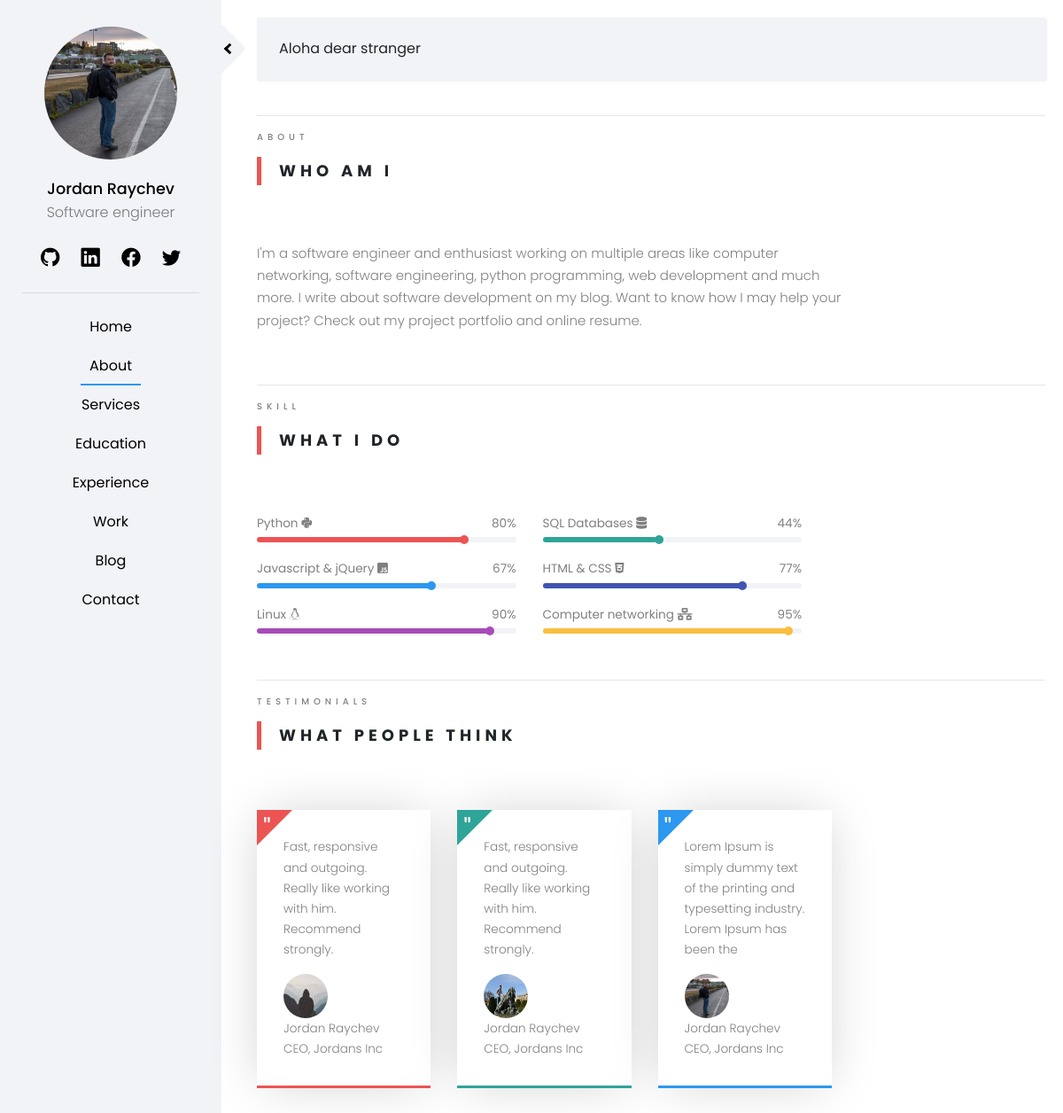
Screenshot of /pages/about/ with the database file from the repository.
### staticpages/models.py (models this page shows, shortened)
class Skills(models.Model):
    skill_name = models.CharField(max_length=50)
    skill_percent = models.CharField(max_length=50)
    skill_class = models.CharField(max_length=50)
    skill_color = models.CharField(default='red', max_length=50)

class Testimonials(models.Model):
    quote_text = models.TextField(max_length=100)
    quote_author = models.CharField(max_length=20)
    quote_author_company = models.CharField(max_length=20)
    quote_author_image = models.ImageField(default='quote_images/default.jpg', upload_to='quote_images')
    quote_color = models.CharField(default='red', max_length=50)

### staticpages/views.py (the view)
# urls.py: path('about/', AboutView.as_view(), name='about'),
class AboutView(TemplateView):
    template_name = 'staticpages/about.html'
    def get_context_data(self, **kwargs):
        context =  super(AboutView,self).get_context_data(**kwargs)
        skills = Skills.objects.all()
        quotes = Testimonials.objects.all()
        context['skills'] = skills
        context['quotes'] = quotes
        return context

### templates/staticpages/about.html (shortened to what this page needs)
{% extends 'home/base.html' %}
{% load crispy_forms_tags %}
{% load static %}
{% block content %}
<div class = "row">
    <div class = "col-sm-12">
        <span class="heading-meta">About</span>
        <h2 class="heading">Who Am I</h2>
    </div>
</div>
<div class = "container-fluid">
    <div class="row">
        <div class = "container-text">
            <p>
                I'm a software engineer and enthusiast working on multiple areas like computer networking, software engineering,
                python programming, web development and much more.
                I write about software development on my blog.
                Want to know how I may help your project? Check out my project portfolio and online resume.
            </p>
        </div>
    </div>
</div>
<hr>
<div class = "row">
    <div class = "col-sm-12">
        <span class="heading-meta">Skill</span>
        <h2 class="heading">What I Do</h2>
    </div>
</div>
<div class = "container-fluid">
<div class="row progress-row">
    {% for skill in skills %}
    <div class = "col-xl-6 floatLeft">
        <div class = "progress-box">
            <div class="flex-box">
                 <span class = "skill-name"> {{skill.skill_name}} <i class=" {{ skill.skill_class }} "></i> </span>
                <span class = "skill-percent"> {{ skill.skill_percent }}%</span>
            </div>
            <div class = "progress-full">
                <div class = "progress-active {{ skill.skill_color }}">
                </div>
            </div>
        </div>
    </div>
    {% endfor %}
</div>
</div>
<hr>
<div class = "row">
    <div class = "col-sm-12">
        <span class="heading-meta">Testimonials</span>
        <h2 class="heading">What people think</h2>
    </div>
</div>
<div class = "container-fluid">
    <div class="row quote-row">
        <div class = col-xl-9>
            <div class = "row">
                {% for quote in quotes %}
                    <div class = "col-xl-4">
                        <div class = "quote-box" style = "border-bottom: 3px solid; border-color: {{ quote.quote_color }};">
                            <span> " </span>
                            <div class = "quote-desc">
                                <p>{{ quote.quote_text }}</p>
                            </div>
                            <div class = "row quote">
                                <div class = "quote-from">
                                    <img src = "{{ quote.quote_author_image.url }}">
                                </div>
                                <div class = "quote-meta">
                                    <p> {{ quote.quote_author }}<br>
                                        {{ quote.quote_author_company }}
                                    </p>
                                </div>
                            </div>
                        </div>
                    </div>
                {% endfor %}
            </div>
        </div>
    </div>
</div>
{% endblock %}

### static/css/style.css (style rules this page uses)
:root { --main-color: rgb(242, 243, 247); --main-color-darker: rgb(230, 230, 230); --red-color: #ec5453; --green-color: #2fa499; --blue-color: #2c98f0; --darker-blue-color: #4054b2; --white-color: #ffffff; --yellow-color: #f9bf3f; --purple-color: #a84cb8; --border-color: rgba(0, 0, 0, 0.1); --black-color: rgba(0,0,0); --p-color: rgba(0, 0, 0, 0.5); --box-shadow: rgba(0, 0, 0, 0.2); --black-075: rgba(0, 0, 0, 0.75); }
body { font-family: 'Poppins', sans-serif; background: var(--white-color); }
p { font-family: 'Poppins', sans-serif; font-size: 1.1em; font-weight: 300; line-height: 1.7em; color: var(--p-color); }
.heading-meta { margin-bottom: 15px; display: block; font-size: 10px; text-transform: uppercase; color: var(--p-color); font-weight: 500; letter-spacing: 5px; }
.heading { font-size: 18px; margin-bottom: 2em; font-weight: 700; text-transform: uppercase; letter-spacing: 5px; line-height: 1.8; position: relative; border-left: 5px solid var(--red-color); padding-left: 20px; }
.container-text { font-size: 0.85em; margin-top: 2em; margin-bottom: 2em; position: relative; width: 75%; float: left; }
.quote-row { margin-left: -30px; margin-bottom: 2em; }
.quote-box { margin-top: 2em; position: relative; background-color: var(--white-color); box-shadow: 0px 0px 56px -8px var(--box-shadow); padding: 30px; }
.quote-box span { font-size: 30px; line-height: 30px; position: absolute; top: 0; left: 0; padding-top: 7px; padding-left: 7px; color: var(--white-color); }
.quote-box::before { content: ""; display: inline-block; position: absolute; left: 0; top: 0; width: 0; height: 0; border-style: solid; border-width: 40px 40px 0 0; border-top-color: inherit; border-right-color: transparent; -webkit-transform: rotate(360deg); }
.quote { align-items: center !important; }
.quote-desc p { font-size: 1em; font-size: 0.85em; }
.quote-from img { width: 50px; height: 50px; border-radius: 50%; margin-left: 15px; }
.quote-meta p { font-size: 0.85em; margin-left: 15px; margin-bottom: 0; }
.progress-full { height: 6px; -webkit-box-shadow: none; box-shadow: none; background: var(--main-color); overflow: visible; border-radius: 5px; }
.progress-active { width: 0%; height: 100%; border-radius: 5px; position: relative; transition-property: width; transition-duration: 3s; }
.progress-active::before { content: ""; position: absolute; width: 10px; height: 10px; top: -2px; border-radius: 10px; left: 98%; background-color: inherit; }
.progress-row { margin-top: 2em; margin-bottom: 2em; margin-left: -30px; width: 75% }
.progress-box { margin-bottom: 20px; }
.progress-box .flex-box span { font-size: 0.85em; font-weight: 400; color: var(--p-color); }
.flex-box { margin-bottom:5px; display: flex; justify-content: space-between; }
.blog-box, .work-box, .service-box, .timeline-box, .quote-box { opacity: 0; }
.red { background-color: var(--red-color); }
.green { background-color: var(--green-color); }
.blue { background-color: var(--blue-color); }
.darker-blue { background-color: var(--darker-blue-color); }
.yellow { background-color: var(--yellow-color); }
.purple { background-color: var(--purple-color); }

### rows the page displays
Skills: skill_name "Python", skill_percent "80"
Skills: skill_name "SQL Databases", skill_percent "44"
Skills: skill_name "Javascript & jQuery", skill_percent "67"
Skills: skill_name "HTML & CSS", skill_percent "77"
Skills: skill_name "Linux", skill_percent "90"
Skills: skill_name "Computer networking", skill_percent "95"
Testimonials: quote_text "Fast, responsive and outgoing. Really like working with him. Recommend strongly.", quote_author_image (placeholder picture), quote_author "Jordan Raychev", quote_author_company "CEO, Jordans Inc"
Testimonials: quote_text "Fast, responsive and outgoing. Really like working with him. Recommend strongly.", quote_author_image (picture), quote_author "Jordan Raychev", quote_author_company "CEO, Jordans Inc"
Testimonials: quote_text "Lorem Ipsum is simply dummy text of the printing and typesetting industry. Lorem Ipsum has been the", quote_author_image (picture), quote_author "Jordan Raychev", quote_author_company "CEO, Jordans Inc"
